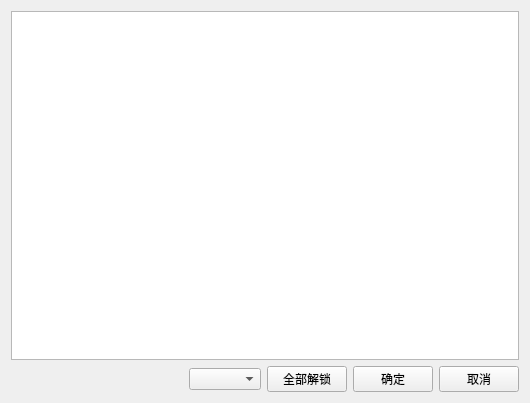
<?xml version="1.0" encoding="UTF-8"?>
<ui version="4.0">
 <class>table_lock</class>
 <widget class="QDialog" name="table_lock">
  <property name="geometry">
   <rect>
    <x>0</x>
    <y>0</y>
    <width>530</width>
    <height>403</height>
   </rect>
  </property>
  <property name="windowTitle">
   <string>Dialog</string>
  </property>
  <layout class="QVBoxLayout" name="verticalLayout">
   <item>
    <widget class="lds_tableView" name="tableView"/>
   </item>
   <item>
    <layout class="QHBoxLayout" name="horizontalLayout">
     <item>
      <spacer name="horizontalSpacer">
       <property name="orientation">
        <enum>Qt::Horizontal</enum>
       </property>
       <property name="sizeHint" stdset="0">
        <size>
         <width>40</width>
         <height>20</height>
        </size>
       </property>
      </spacer>
     </item>
     <item>
      <widget class="QComboBox" name="comboBox"/>
     </item>
     <item>
      <widget class="lds_toolbar_button" name="pushButton_allunlock">
       <property name="focusPolicy">
        <enum>Qt::NoFocus</enum>
       </property>
       <property name="text">
        <string>全部解锁</string>
       </property>
       <property name="outer_stylesheet" stdset="0">
        <string>pushbutton</string>
       </property>
      </widget>
     </item>
     <item>
      <widget class="lds_toolbar_button" name="pushButton_7">
       <property name="focusPolicy">
        <enum>Qt::NoFocus</enum>
       </property>
       <property name="text">
        <string>确定</string>
       </property>
       <property name="outer_stylesheet" stdset="0">
        <string>pushbutton</string>
       </property>
      </widget>
     </item>
     <item>
      <widget class="lds_toolbar_button" name="pushButton_14">
       <property name="focusPolicy">
        <enum>Qt::NoFocus</enum>
       </property>
       <property name="text">
        <string>取消</string>
       </property>
       <property name="outer_stylesheet" stdset="0">
        <string>pushbutton</string>
       </property>
      </widget>
     </item>
    </layout>
   </item>
  </layout>
 </widget>
 <customwidgets>
  <customwidget>
   <class>lds_tableView</class>
   <extends>QTableView</extends>
   <header>lds_tableview.h</header>
  </customwidget>
  <customwidget>
   <class>lds_toolbar_button</class>
   <extends>QPushButton</extends>
   <header>lds_toolbar_button.h</header>
  </customwidget>
 </customwidgets>
 <resources/>
 <connections/>
</ui>
